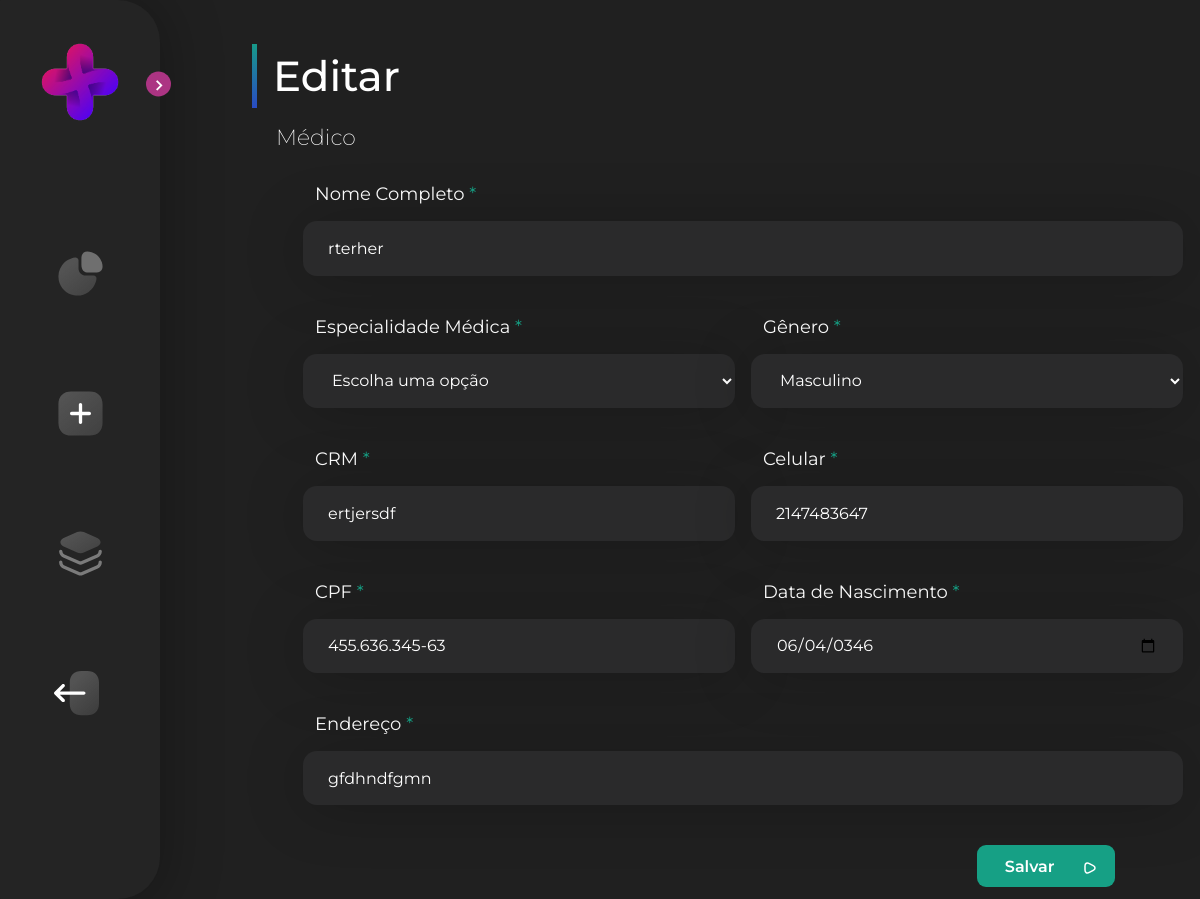
The page /view/medic-update.php?id=55 on the database its author committed.
### tables this page shows
CREATE TABLE `doctor` (
  `id` int(11) NOT NULL,
  `name` varchar(100) NOT NULL,
  `cpf` varchar(14) NOT NULL,
  `gender` varchar(15) NOT NULL,
  `date` date NOT NULL,
  `adress` varchar(255) NOT NULL,
  `speciality` varchar(255) NOT NULL,
  `crm` varchar(15) NOT NULL,
  `number` int(11) NOT NULL
);

### php/conexao.php (called while the page is built)
<?php
class Conexao {
    private static $instance;
    public static function getConn(){
        if (!isset(self::$instance)){
            self::$instance = new \PDO('mysql:host=localhost;dbname=workmed', 'root', '');
        }
        return self::$instance;
    }
}

### php/medicDAO.php (called while the page is built, shortened)
<?php
require_once 'Conexao.php';
require_once 'doctor.php';
class MedicDAO {
    public function getMedicById($id){
        $sql = 'SELECT * FROM doctor WHERE id = :id';
        $stmt = Conexao::getConn()->prepare($sql);
        $stmt->bindParam(':id', $id, \PDO::PARAM_INT);
        $stmt->execute();
        if ($stmt->rowCount() > 0) {
            $result = $stmt->fetch(\PDO::FETCH_ASSOC);
            $doctor = new Doctor(
                $result['name'],
                $result['speciality'],
                $result['gender'],
                $result['crm'],
                $result['number'],
                $result['cpf'],
                $result['date'],
                $result['adress']
            );
            return $doctor;
        }
    }
}

### php/doctor.php (called while the page is built, shortened)
<?php
require_once "person.php";
class Doctor extends Person{
    protected $crm;
    public function __construct($name, $speciality, $gen, $crm, $num, $cpf, $date, $adr) {
        $this->num = $num;
        $this->name = $name;
        $this->cpf = $cpf;
        $this->gen = $gen;
        $this->date = $date;
        $this->adr = $adr;
        $this->crm = $crm;
    }
    public function getCrm(){
        return $this->crm;
       }
}
?>

### php/person.php (called while the page is built, shortened)
<?php
 class Person{
   protected $num;
   protected $name;
   protected $cpf;
   protected $gen;
   protected $date;
   protected $adr;
   public function getNum(){
      return $this->num;
   }
   public function getName(){
    return  $this->name;
   }
   public function getCpf(){
    return  $this->cpf;
   }
   public function getGen(){
    return  $this->gen;
   }
   public function getDate(){
    return  $this->date;
   }
   public function getAdr(){
    return  $this->adr;
   }
}
?>

### View/medic-update.php (the view, shortened to what this page needs)
<!DOCTYPE html>
<?php
    require_once '../php/medicDAO.php';
    $doctorDAO = new MedicDAO();
    $doctorId = $_GET['id'];
    $doctor = $doctorDAO->getMedicById($doctorId);
?>
<html>
    <head>
        <link rel='stylesheet' type='text/css' media='screen' href='../css/medic-register.css'>
        <link href='https://unpkg.com/boxicons@2.1.1/css/boxicons.min.css' rel='stylesheet'>
    </head>
<body>
    <section class="home">
        <div class="title">
            <div class="stick"></div>
            <div class="text-menu">Editar</div>
        </div>
        <div class="text-h2">Médico</div>
        <div class="content-form">
                <form method="POST" action="../php/PostMedicUpdate.php?id=<?= $doctorId ?>" class="form">
                    <div class="flex-content">
                        <label for="nome" class="label-form">Nome Completo <span>*</span></label>
                        <input  type="text" name="nome" id="nome" required   value="<?= $doctor->getName() ?>" placeholder="Ex.: João Claudio Custódio" class="input-form-wd">
                    </div>
                    <div class="form-flex">
                        <div class="flex-content">
                            <label  class="label-form" for="especialidade">Especialidade Médica <span>*</span></label>
                            <select name="especialidade" id="especialidade" class="input-form">
                                <option disabled selected value="">Escolha uma opção</option>
                                </select>
                        </div>
                        <div class="flex-content">
                            <label class="label-form" for="genero">Gênero <span>*</span></label>
                            <select name="genero" id="genero" required class="input-form">
                                <option value="masculino" <?= ($doctor->getGen() === 'masculino') ? 'selected' : '' ?>>Masculino</option>
                            </select>
                        </div>
                    </div>
                    <div class="form-flex">
                        <div class="flex-content">
                            <label class="label-form" for="crm">CRM <span>*</span></label>
                            <input type="text" name="crm" oninput="formatar_crm(this)" value="<?= $doctor->getCrm() ?>" maxlength="9" id="crm" required placeholder="Ex.: 123456-CE" class="input-form">
                        </div>
                        <div class="flex-content">
                            <label class="label-form" for="celular">Celular <span>*</span></label>
                            <input type="text" name="celular" id="celular" required value="<?= $doctor->getNum() ?>" placeholder="Ex.: (88) 9 9653-3482" maxlength="11" class="input-form">
                        </div>
                    </div>
                    <div class="form-flex">
                        <div class="flex-content">
                            <label class="label-form" for="cpf">CPF <span>*</span></label>
                            <input type="text" name="cpf" id="cpf" required value="<?= $doctor->getCpf() ?>" placeholder="Ex.: 123.456.789-00" maxlength="14" class="input-form">
                        </div>
                        <div class="flex-content">
                            <label class="label-form" for="data_nascimento">Data de Nascimento <span>*</span></label>
                            <input type="date" name="data_nascimento" id="data_nascimento" value="<?= $doctor->getDate() ?>" required placeholder="Ex.: 25/07/1986" class="input-form">
                        </div>
                    </div>
                    <div class="flex-content">
                        <label class="label-form"   for="endereco">Endereço <span>*</span></label>
                        <input type="text" name="endereco" id="endereco" required value="<?= $doctor->getAdr() ?>" placeholder="Ex.: Rua São Paulo, 986" class="input-form-wd">
                    </div>
                    <div class="btn-form"><button type="submit" class="btn-submit">Salvar</button></div>
                </form>
        </div>
    </section>
</body>
</html>

### css/medic-register.css (style rules this page uses)
* { margin: 0; padding: 0; box-sizing: border-box; font-family: 'Montserrat', sans-serif; }
:root { --sidebar-color: #FFF; --primary-color: #695CFE; --primary-color-light: #F6F5FF; --toggle-color: #DDD; --text-color: #707070; --tran-03: all 0.2s ease; --tran-03: all 0.3s ease; --tran-04: all 0.3s ease; --tran-05: all 0.3s ease; }
body { background-color: var(--body-color); background: #202020; }
.sidebar { position: fixed; top: 0; left: 0; height: 100%; width: 18rem; padding: 10px 14px; background: #242424; transition: var(--tran-05); z-index: 100; box-shadow: -2px 4px 55px 9px rgba(0, 0, 0, 0.25); border-radius: 1px 42px 42px 1px; }
.sidebar.close { width: 10rem; }
.sidebar.close li { width: 8rem; }
.sidebar li { padding-left: 2.5rem; width: 100%; height: 3rem; list-style: none; display: flex; align-items: center; margin-top: 10px; }
.sidebar header { position: relative; }
.sidebar header .image { display: flex; align-items: center; justify-content: center; }
.sidebar header .image img { width: 12rem; border-radius: 6px; margin-left: -1rem; }
.sidebar header .toggle { position: absolute; top: 50%; right: -25px; transform: translateY(-50%) rotate(180deg); height: 25px; width: 25px; background-color: #16A085; color: var(--sidebar-color); border-radius: 50%; display: flex; align-items: center; justify-content: center; font-size: 22px; cursor: pointer; transition: var(--tran-05); }
.bx { line-height: 0px!important; color: #fff; }
.sidebar.close .bx { line-height: 0px!important; }
.dashboard { filter: saturate(0%); }
.list { filter: saturate(0%); }
.logout { filter: saturate(0%); }
.sidebar.close .toggle { transform: translateY(-50%) rotate(0deg); }
.sidebar .menu { margin-top: 8rem; }
.image { padding-left: 4rem; padding-right: 3rem; }
.menu-links { display: flex; flex-direction: column; gap: 5rem; }
.sidebar li a { list-style: none; height: 100%; background-color: transparent; display: flex; align-items: center; height: 100%; width: 100%; border-radius: 6px; text-decoration: none; transition: var(--tran-03); }
.sidebar .menu-bar { height: calc(100% - 55px); display: flex; flex-direction: column; justify-content: space-between; overflow-y: scroll; }
.home { position: absolute; top: 0; top: 2rem; left: 9rem; background-color: var(--body-color); transition: var(--tran-05); padding: 12px 60px; width: 90%; }
.sidebar.close ~ .home { top: 2rem; left: 0rem; width: 100%; }
.text-menu { font-weight: 500; font-size: 42px; color: #FFFFFF; }
.stick { background: linear-gradient(178.3deg, #16A085 -7.3%, #3129DB 142.49%); margin-right: 1rem; width: .31rem; height: 4rem; margin-left: 12rem; }
.title { display: flex; align-items: center; }
.text-h2 { margin-left: 13.5rem; margin-top: 1rem; font-weight: 200; font-size: 22px; color: #FFF; }
.content-form { display: flex; justify-content: center; }
.form { display: flex; flex-direction: column; flex-wrap: wrap; gap: 2.5rem; margin-top: 3%; width: 55%; color: #FFF; }
.btn-form { display: flex; justify-content: end; }
.form span { color: #16A085; }
input, input[type="date"]::placeholder { padding: 25px; }
select { padding-left: 25px; }
option { border-radius: 0px 0px 10px 10px; }
.label-form { font-size: 18px; padding-left: 12px; }
.input-form-wd { width: 55rem; height: 3.4rem; background: #2A2A2B; box-shadow: 0px 3px 60px -2px rgba(0, 0, 0, 0.25); border-radius: 14px; color: #FFF; border: none; font-size: 16px; }
.input-form { width: 27rem; height: 3.4rem; background: #2A2A2B; box-shadow: 0px 3px 60px -2px rgba(0, 0, 0, 0.25); border-radius: 14px; color: #FFF; border: none; font-size: 16px; }
.form-flex { display: flex; gap: 1rem; }
.flex-content { gap: 1rem; display: flex; flex-direction: column; flex-wrap: wrap; }
.btn-submit { width: 8.6rem; height: 2.6rem; background: #16A085; border-radius: 9px; border: none; color: #FFFFFF; font-weight: 600; background-image: url('../Components/SVG/Vector.svg'); background-repeat: no-repeat; padding-right: 5%; padding-left: 1%; background-position: right 15% bottom 45%; font-size: 1rem; cursor: pointer; }
.btn-form { margin-right: 11.5%; }

### rows shown on the page
doctor: nome "rterher", genero "Masculino", crm "ertjersdf", celular "2147483647", cpf "455.636.345-63", data_nascimento "06/04/0346", endereco "gfdhndfgmn"
